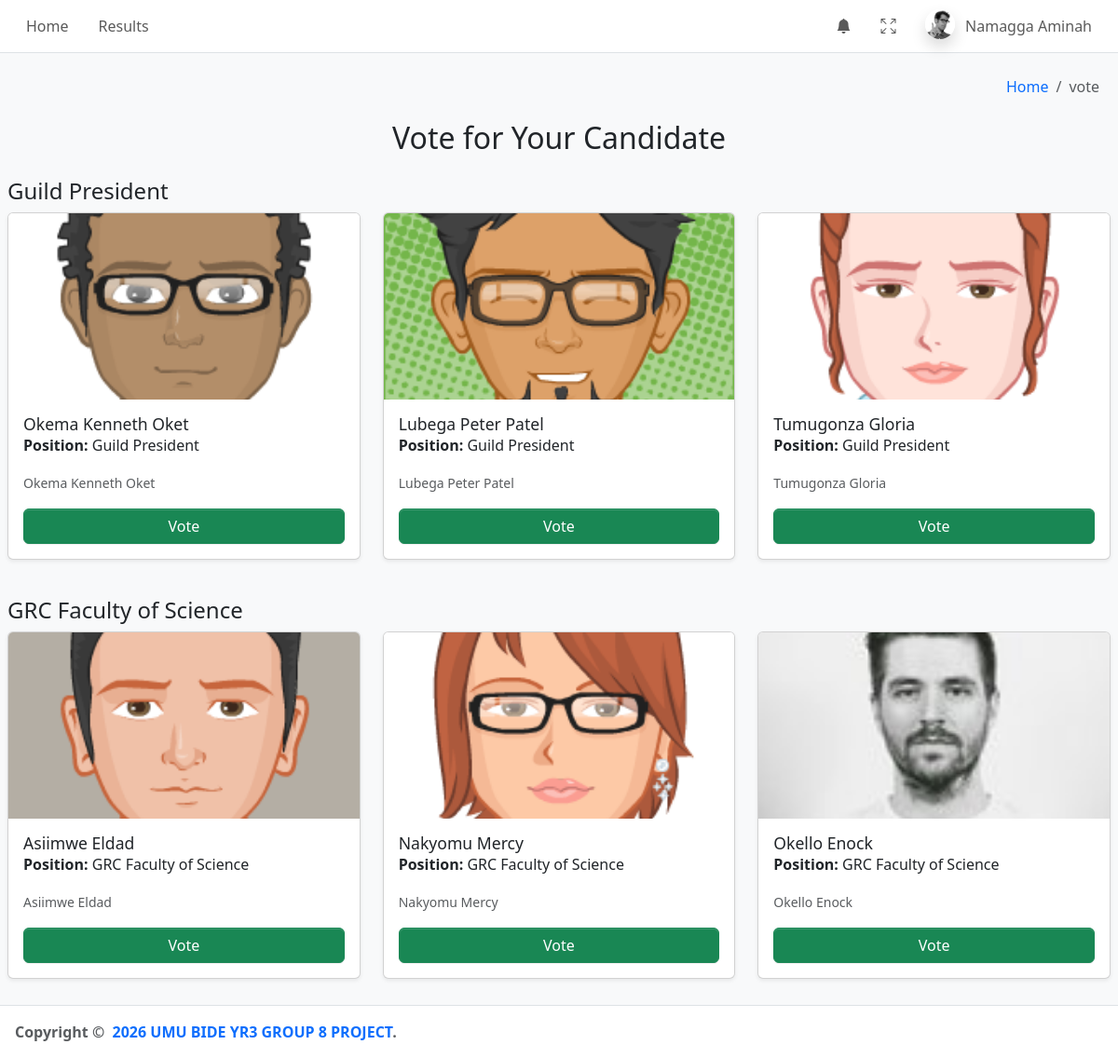
Page /evote/voter/index.php (signed in) on the committed database.
### tables this page shows
CREATE TABLE `candidates` (
  `id` int(11) NOT NULL,
  `user_id` int(11) NOT NULL,
  `election_id` int(20) DEFAULT NULL,
  `photo` varchar(255) DEFAULT NULL,
  `position` varchar(100) DEFAULT NULL,
  `added_by` int(11) DEFAULT NULL,
  `votes` int(11) DEFAULT 0
);

CREATE TABLE `users` (
  `id` int(11) NOT NULL,
  `full_name` varchar(255) DEFAULT NULL,
  `email` varchar(255) DEFAULT NULL,
  `password` varchar(255) DEFAULT NULL,
  `role` enum('voter','candidate','admin') DEFAULT NULL
);

### evote/application/views/vote.php (the view, shortened to what this page needs)
<?php
require '../includes/db.php';
$voted_positions = [];
$candidates = [];
$res = $conn->query("SELECT c.*, u.full_name AS candidate_name FROM candidates c
                     LEFT JOIN users u ON c.user_id = u.id ORDER BY c.position DESC");
while ($row = $res->fetch_assoc()) {
    $candidates[$row['position']][] = $row;
}
?>
    <h2 class="mb-4 text-center">Vote for Your Candidate</h2>
    <?php foreach ($candidates as $position => $list): ?>
        <h4 class="mt-4"><?= htmlspecialchars($position) ?></h4>
        <?php if (in_array($position, $voted_positions)): ?>
            <div class="alert alert-warning">You have already voted for this position.</div>
        <?php else: ?>
            <div class="row">
                <?php foreach ($list as $candidate): ?>
                    <div class="col-md-4 mb-3">
                        <div class="card shadow-sm h-100">
                            <?php if (!empty($candidate['photo'])): ?>
                                <img src="../assets/images/candidates/<?=$candidate['photo']?>" class="card-img-top" style="height: 200px; object-fit: cover;" alt="<?= htmlspecialchars($candidate['candidate_name']) ?>">
                            <?php else: ?>
                                <img src="https://via.placeholder.com/300x200?text=No+Photo" class="card-img-top" alt="No Photo">
                            <?php endif; ?>
                            <div class="card-body d-flex flex-column">
                                <h5 class="card-title"><?= htmlspecialchars($candidate['candidate_name']) ?></h5>
                                <p class="card-text"><strong>Position:</strong> <?= htmlspecialchars($candidate['position']) ?></p>
                                <p class="card-text"><small class="text-muted"><?= htmlspecialchars($candidate['candidate_name']) ?></small></p>
                                <form method="POST" class="mt-auto">
                                    <button name="vote_candidate" class="btn btn-success w-100" onclick="return confirm('Confirm your vote for <?= htmlspecialchars($candidate['candidate_name']) ?>?')">Vote</button>
                                </form>
                            </div>
                        </div>
                    </div>
                <?php endforeach; ?>
            </div>
        <?php endif; ?>
    <?php endforeach; ?>

### rows in the picture
candidates: photo (picture), user.full_name "Okema Kenneth Oket", position "Guild President"
candidates: photo (picture), user.full_name "Lubega Peter Patel", position "Guild President"
candidates: photo (picture), user.full_name "Tumugonza Gloria", position "Guild President"
candidates: photo (picture), user.full_name "Asiimwe Eldad", position "GRC Faculty of Science"
candidates: photo (picture), user.full_name "Nakyomu Mercy", position "GRC Faculty of Science"
candidates: photo (picture), user.full_name "Okello Enock", position "GRC Faculty of Science"

### other values in the picture
$_SESSION['user']['full_name'] "Namagga Aminah"
$name "vote"
$position "Guild President"
$position "GRC Faculty of Science"
